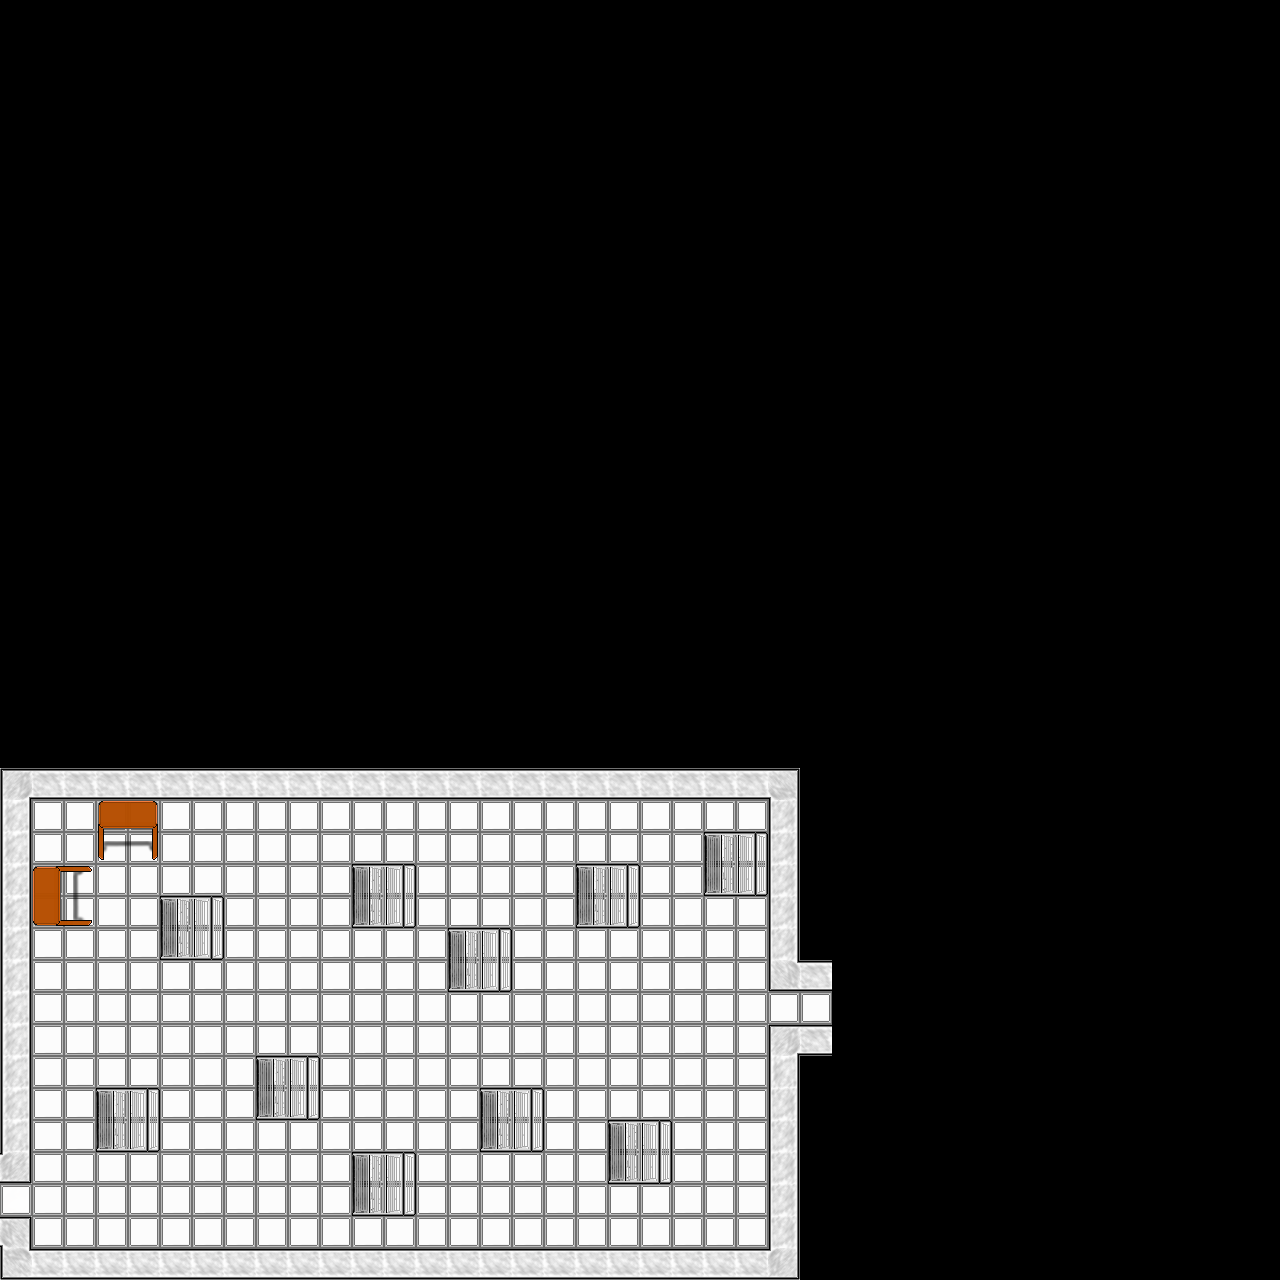

Tiled map render using the project's own tile images. Description and the map definition, with tile-layer contents summarised, below:
An orthogonal 40x40 tile map with 32x32 px tiles, 3 tile layers (Below Player, World, Above Player) and 33 objects (12x NPCPoint, 9x LCratePoint, 5x enemyPoint, 3x spillPoint, Spawn Point, ...).

<map version="1.2" tiledversion="1.2.4" orientation="orthogonal" renderorder="right-down" width="40" height="40" tilewidth="32" tileheight="32" infinite="0" nextlayerid="5" nextobjectid="391">
 <properties>
  <property name="edges" value="clamped" />
 </properties>
 <tileset firstgid="1" name="newTileset" tilewidth="32" tileheight="32" tilecount="400" columns="20">
  <image source="newTileset.png" width="640" height="640" />
  <tile id="0">
   <properties>
    <property name="collides" type="bool" value="true" />
   </properties>
  </tile>
  <tile id="1">
   <properties>
    <property name="collides" type="bool" value="true" />
   </properties>
  </tile>
  <tile id="2">
   <properties>
    <property name="collides" type="bool" value="true" />
   </properties>
  </tile>
  <tile id="20">
   <properties>
    <property name="collides" type="bool" value="true" />
   </properties>
  </tile>
  <tile id="21">
   <properties>
    <property name="collides" type="bool" value="true" />
   </properties>
  </tile>
  <tile id="22">
   <properties>
    <property name="collides" type="bool" value="true" />
   </properties>
  </tile>
  <tile id="23">
   <properties>
    <property name="collides" type="bool" value="true" />
   </properties>
  </tile>
  <tile id="24">
   <properties>
    <property name="collides" type="bool" value="true" />
   </properties>
  </tile>
  <tile id="41">
   <properties>
    <property name="collides" type="bool" value="true" />
   </properties>
  </tile>
  <tile id="42">
   <properties>
    <property name="collides" type="bool" value="true" />
   </properties>
  </tile>
 </tileset>
 <layer id="1" name="Below Player" width="40" height="40">
  <data>[1600 cells, 370 non-empty, 3 distinct tile ids]</data>
 </layer>
 <layer id="2" name="World" width="40" height="40">
  <data>[1600 cells, 108 non-empty, 9 distinct tile ids]</data>
 </layer>
 <layer id="3" name="Above Player" width="40" height="40">
  <data>[1600 cells, 20 non-empty, 2 distinct tile ids]</data>
 </layer>
 <objectgroup id="4" name="Objects">
  <object id="275" name="Spawn Point" x="96" y="1216">
   <point />
  </object>
  <object id="309" name="winPoint" x="768" y="1024">
   <point />
  </object>
  <object id="343" name="LCratePoint" x="192" y="800" rotation="90">
   <point />
  </object>
  <object id="344" name="LCratePoint" x="192" y="896" rotation="90">
   <point />
  </object>
  <object id="345" name="LCratePoint" x="192" y="992" rotation="90">
   <point />
  </object>
  <object id="346" name="LCratePoint" x="192" y="1088" rotation="90">
   <point />
  </object>
  <object id="347" name="LCratePoint" x="192" y="1184" rotation="90">
   <point />
  </object>
  <object id="349" name="spillPoint" x="288" y="992">
   <point />
  </object>
  <object id="353" name="enemyPoint" x="448.221" y="935.528">
   <point />
  </object>
  <object id="357" name="enemyPoint" x="672" y="896">
   <point />
  </object>
  <object id="358" name="enemyPoint" x="639.93" y="1239.38">
   <point />
  </object>
  <object id="368" name="enemyPoint" x="352" y="1216">
   <point />
  </object>
  <object id="369" name="LCratePoint" x="224" y="1024">
   <point />
  </object>
  <object id="370" name="LCratePoint" x="224" y="1120">
   <point />
  </object>
  <object id="371" name="LCratePoint" x="256" y="896">
   <point />
  </object>
  <object id="372" name="LCratePoint" x="384" y="832">
   <point />
  </object>
  <object id="373" name="spillPoint" x="584.667" y="1133.33">
   <point />
  </object>
  <object id="375" name="enemyPoint" x="416" y="1026.67">
   <point />
  </object>
  <object id="376" name="spillPoint" x="64" y="1022.67">
   <point />
  </object>
  <object id="377" name="NPCPoint" x="448" y="1088">
   <point />
  </object>
  <object id="378" name="crackPoint" x="480" y="1088">
   <point />
  </object>
  <object id="379" name="cratePoint" x="384" y="1088">
   <point />
  </object>
  <object id="380" name="NPCPoint" x="602.667" y="964">
   <point />
  </object>
  <object id="381" name="NPCPoint" x="600.667" y="1038">
   <point />
  </object>
  <object id="382" name="NPCPoint" x="600.667" y="1039.33">
   <point />
  </object>
  <object id="383" name="NPCPoint" x="600" y="1038">
   <point />
  </object>
  <object id="384" name="NPCPoint" x="569.333" y="1038">
   <point />
  </object>
  <object id="385" name="NPCPoint" x="648.667" y="1063.33">
   <point />
  </object>
  <object id="386" name="NPCPoint" x="698" y="1122">
   <point />
  </object>
  <object id="387" name="NPCPoint" x="691.333" y="1014.67">
   <point />
  </object>
  <object id="388" name="NPCPoint" x="548.667" y="833.333">
   <point />
  </object>
  <object id="389" name="NPCPoint" x="316.667" y="940">
   <point />
  </object>
  <object id="390" name="NPCPoint" x="245.333" y="1160.67">
   <point />
  </object>
 </objectgroup>
</map>
